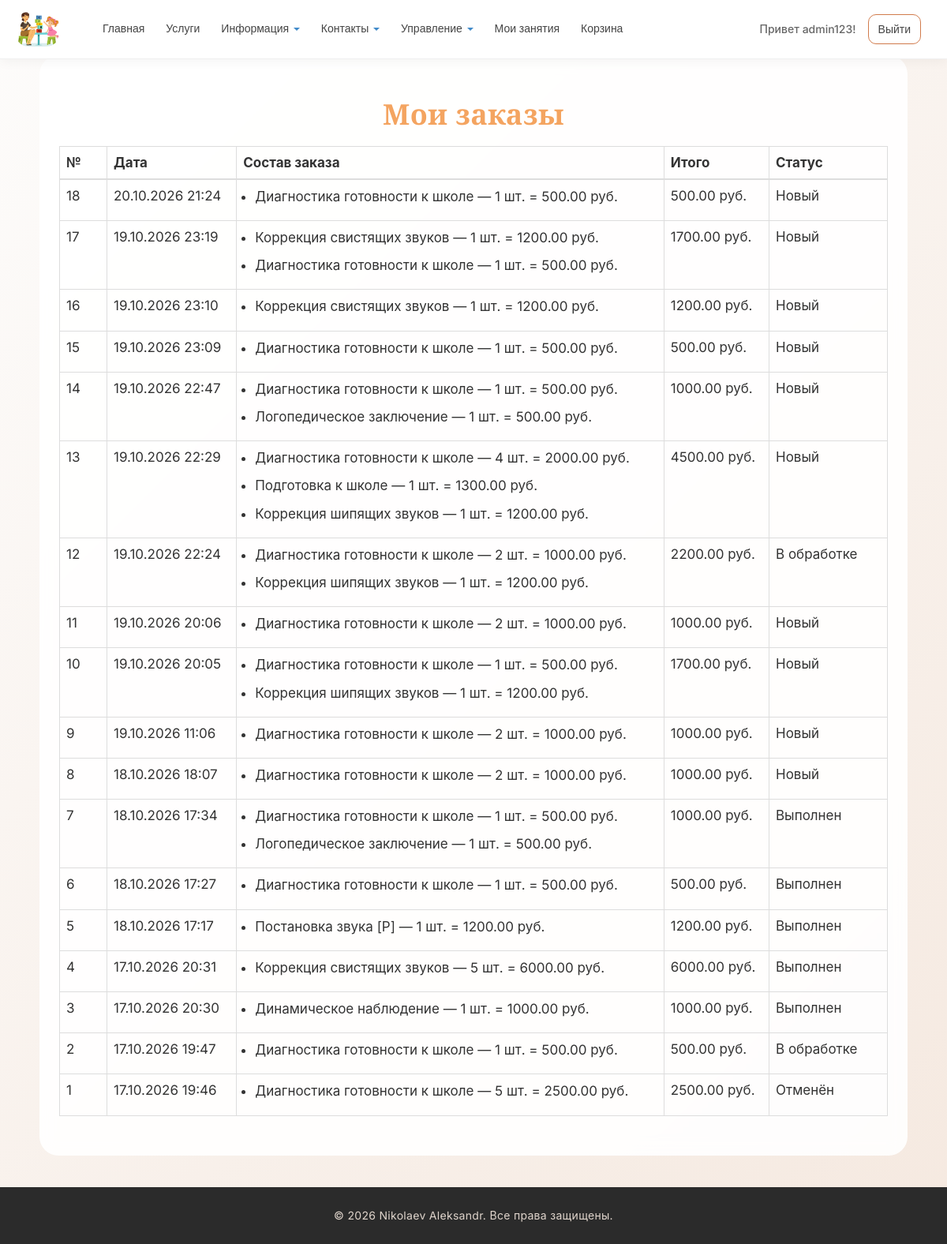
/myorders/ (signed in), run on an earlier commit of the app's database.
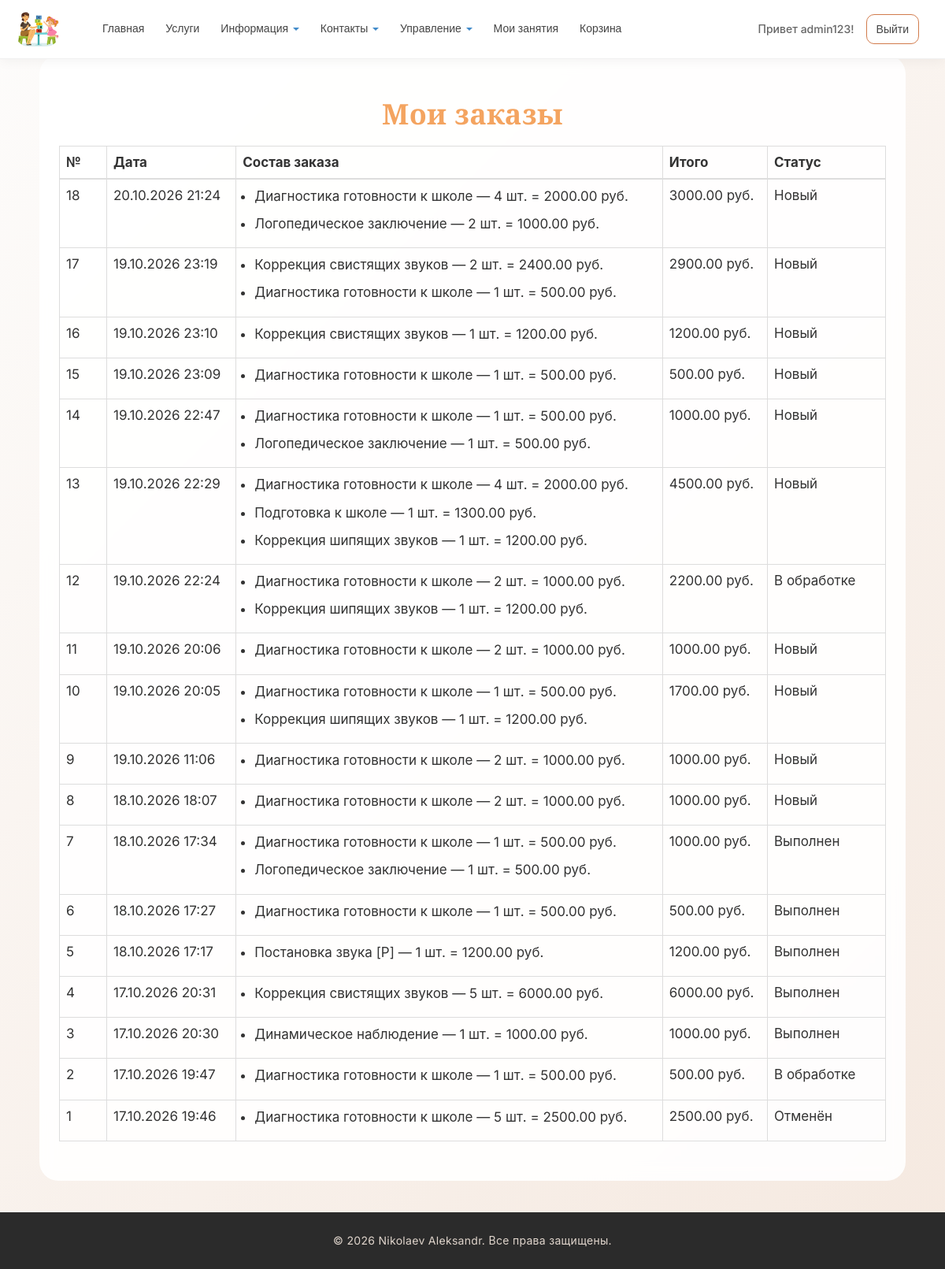
And on a later commit of the database.
### app/models.py (models this page shows, shortened)
class Order(models.Model):
    STATUS_CHOICES = (
        ('cart', 'Корзина'),
        ('new', 'Новый'),
        ('processing', 'В обработке'),
        ('done', 'Выполнен'),
        ('cancelled', 'Отменён'),
    )
    customer = models.ForeignKey(
        User, null=True, blank=True,
        on_delete=models.SET_NULL,
        verbose_name="Клиент"
    )
    date = models.DateTimeField(default=datetime.now, verbose_name="Дата создания")
    status = models.CharField(max_length=10, choices=STATUS_CHOICES,
                              default='cart', verbose_name="Статус")
    comment = models.TextField(blank=True, verbose_name="Комментарий к заказу")
    def total(self):
        return sum(item.subtotal() for item in self.orderitem_set.all())
    class Meta:
        verbose_name = "Заказ"
        verbose_name_plural = "Заказы"
        ordering = ["-date"]

class OrderItem(models.Model):
    order = models.ForeignKey(Order, on_delete=models.CASCADE, verbose_name="Заказ")
    service = models.ForeignKey(Service, on_delete=models.CASCADE, verbose_name="Услуга")
    quantity = models.PositiveIntegerField(default=1, verbose_name="Количество")
    def subtotal(self):
        price = self.service.price or 0
        return price * self.quantity
    class Meta:
        verbose_name = "Позиция заказа"
        verbose_name_plural = "Позиции заказа"

class Service(models.Model):
    category = models.ForeignKey(ServiceCategory, on_delete=models.CASCADE, verbose_name="Категория", related_name='services')
    name = models.CharField("Название услуги", max_length=100)
    short_description = models.TextField("Краткое описание")
    description = models.TextField("Полное описание")
    price = models.DecimalField(verbose_name="Цена", max_digits=10,decimal_places=2,blank=True, help_text="Можно оставить пустым, если услуга бесплатная",null=True)
    image = models.FileField(verbose_name = "Путь к картинке", blank=True)
    duration = models.CharField("Длительность", max_length=100, blank=True)
    age_group = models.CharField("Возрастная группа", max_length=100, blank = True)
    class Meta:
        verbose_name = "Услуга"
        verbose_name_plural = "Услуги"
        ordering = ['category','name']

### app/views.py (the view)
# urls.py: path('myorders/', views.my_orders, name='my_orders'),
@login_required
def my_orders(request):
    orders = Order.objects.filter(customer=request.user).exclude(status='cart')
    return render(request, 'app/cart/my_orders.html', {
        'orders': orders, 'year': datetime.now().year,
    })

### app/templates/app/cart/my_orders.html (shortened to what this page needs)
{% extends "app/layout.html" %}
{% load static %}
{% block content %}
<h1 class="title">Мои заказы</h1>
{% if orders %}
<table class="table table-bordered description mt-4">
    <thead>
        <tr>
            <th style="width: 60px;">№</th>
            <th>Дата</th>
            <th>Состав заказа</th>
            <th>Итого</th>
            <th style="width: 150px;">Статус</th>
        </tr>
    </thead>
    <tbody>
        {% for order in orders %}
        <tr>
            <td>{{ forloop.revcounter }}</td>
            <td>{{ order.date|date:"d.m.Y H:i" }}</td>
            <td>
                <ul style="margin: 0; padding-left: 15px;">
                    {% for item in order.orderitem_set.all %}
                    <li>{{ item.service.name }} — {{ item.quantity }} шт. = {{ item.subtotal }} руб.</li>
                    {% endfor %}
                </ul>
            </td>
            <td>{{ order.total }} руб.</td>
            <td>{{ order.get_status_display }}</td>
        </tr>
        {% endfor %}
    </tbody>
</table>
{% else %}
<div class="info-block">
    <p class="description">Вы еще не делали заказов.</p>
</div>
{% endif %}
{% endblock %}

### app/templates/app/layout.html (shortened to what this page needs)
<!DOCTYPE html>
<html>
<head>
    {% load static %}
    <link rel="stylesheet" type="text/css" href="{% static 'app/content/bootstrap.min.css' %}" />
    <link rel="stylesheet" type="text/css" href="{% static 'app/content/site.css' %}" />
</head>
<body>
    <div class="navbar navbar-fixed-top">
        <div class="container menu content-wrapper">
            <a href="/" class="navbar-brand">
                <img class="img" src="{% static 'app/content/Логотип.png' %}" alt="logo" />
            </a>
            <div class="navbar-collapse collapse">
                <ul class="nav navbar-nav">
                    <li><a href="{% url 'home' %}">Главная</a></li>
                    <li><a href="{% url 'catalog' %}">Услуги</a></li>
                    <li class="dropdown">
                        <a href="#" class="dropdown-toggle" data-toggle="dropdown">Информация <b class="caret"></b></a>
                    </li>
                    <li class="dropdown">
                        <a href="#" class="dropdown-toggle" data-toggle="dropdown">Контакты <b class="caret"></b></a>
                    </li>
                    {% if user.is_superuser %}
                    <li class="dropdown">
                        <a href="#" class="dropdown-toggle" data-toggle="dropdown">Управление <b class="caret"></b></a>
                    </li>
                    {% endif %}
                    {% if user.is_authenticated %}
                    <li><a href="{% url 'my_orders' %}">Мои занятия</a></li>
                    <li><a href="{% url 'cart_view' %}">Корзина</a></li>
                    {% endif %}
                </ul>
                {% include 'app/auth/loginpartial.html' %}
            </div>
        </div>
    </div>
    <div class="container body content-wrapper">
        {% block content %}{% endblock %}
    </div>
    <footer class="footer-container">
        <div class="container">
            <p class="description">&copy; {% now "Y" %} Nikolaev Aleksandr. Все права защищены.</p>
        </div>
    </footer>
</body>
</html>

### app/templates/app/auth/loginpartial.html (shortened to what this page needs)
{% if user.is_authenticated %}
<form id="logoutForm" action="/logout/" method="post" class="navbar-right">
    <ul class="nav navbar-nav navbar-right">
        <li><span class="navbar-brand">Привет {{ user.username }}!</span></li>
        <li><a href="javascript:document.getElementById('logoutForm').submit()">Выйти</a></li>
    </ul>
</form>
{% else %}
<ul class="nav navbar-nav navbar-right">
    <li><a href="{% url 'login' %}">Войти</a></li>
</ul>
{% endif %}

### app/static/app/content/site.css (style rules this page uses)
* { margin: 0; padding: 0; box-sizing: border-box; font-family: 'Inter', -apple-system, BlinkMacSystemFont, 'Segoe UI', Roboto, sans-serif; }
body { font-weight: 400; background: linear-gradient(135deg, #fdfcfb 0%, #f5e9e0 100%); display: flex; flex-direction: column; min-height: 100vh; padding-top: 70px; color: #2d2d2d; line-height: 1.6; }
.container.body { flex: 1 0 auto; width: 100%; max-width: 1100px; margin: 0 auto; padding: 30px 25px; }
.content-wrapper { background: rgba(255, 255, 255, 0.9); backdrop-filter: blur(10px); border-radius: 24px; padding: 25px; }
.title { font-family: 'Playfair Display', serif; font-weight: 700; text-align: center; margin: 25px 0 20px; color: sandybrown; font-size: 36px; letter-spacing: 0.3px; }
p, .description, li { font-size: 17px; font-weight: 400; line-height: 1.6; color: #333; }
.description ul { padding-left: 20px; margin: 10px 0; }
.description li { margin-bottom: 8px; }
img { max-width: 100%; height: auto; border-radius: 16px; }
.navbar { background: rgba(255, 255, 255, 0.97); backdrop-filter: blur(15px); box-shadow: 0 2px 15px rgba(0,0,0,0.05); border-bottom: 1px solid rgba(0,0,0,0.06); min-height: 70px; display: flex; align-items: center; position: fixed; top: 0; left: 0; right: 0; z-index: 1000; }
.navbar .container.menu { display: flex; align-items: center; justify-content: space-between; width: 100%; max-width: 1200px; margin: 0 auto; padding: 0 20px; flex-wrap: nowrap; }
.navbar-brand { display: flex; align-items: center; flex-shrink: 0; }
.navbar-brand img.img { width: 55px; height: auto; }
.navbar-collapse { display: flex; align-items: center; justify-content: space-between; flex-grow: 1; margin-left: 20px; }
.nav.navbar-nav { display: flex; gap: 3px; list-style: none; flex-wrap: wrap; align-items: center; margin: 0; padding: 10px; }
.nav.navbar-nav li a { font-family: 'Inter', sans-serif; font-weight: 500; font-size: 14px; color: #444; padding: 8px 12px; border-radius: 10px; text-decoration: none; transition: all 0.2s ease; white-space: nowrap; }
.navbar-right { display: flex; align-items: center; gap: 10px; list-style: none; margin: 0; padding: 0; flex-shrink: 0; white-space: nowrap; }
.navbar-right li span.navbar-brand { font-weight: 500; font-size: 14px; color: #666; padding: 8px 12px; }
.navbar-right li a { font-family: 'Inter', sans-serif; font-weight: 500; font-size: 14px; color: #d17b4c; padding: 8px 14px; border-radius: 20px; text-decoration: none; border: 1px solid #d17b4c; transition: all 0.2s ease; white-space: nowrap; }
a { text-decoration: none; }
.footer-container { flex-shrink: 0; background: #2b2b2b; padding: 25px 20px; margin-top: 40px; text-align: center; color: #e0d5cc; font-size: 14px; font-weight: 400; letter-spacing: 0.3px; }
.footer-container p { color: inherit; margin: 0; font-size: 14px; }

What changed in the data, as far as the page shows it:
changed through a linked row, Order (number 1 of 18 on the later page): total "500.00" → "3000.00"
changed OrderItem (number 1 of 26 on the later page): quantity "1" → "4"; subtotal "500.00" → "2000.00"
added OrderItem: service.name "Логопедическое заключение", quantity "2", subtotal "1000.00", shown under Order (number 1 of 18 on the later page)
changed through a linked row, Order (number 2 of 18 on the later page): total "1700.00" → "2900.00"
changed OrderItem (number 3 of 26 on the later page): quantity "1" → "2"; subtotal "1200.00" → "2400.00"
